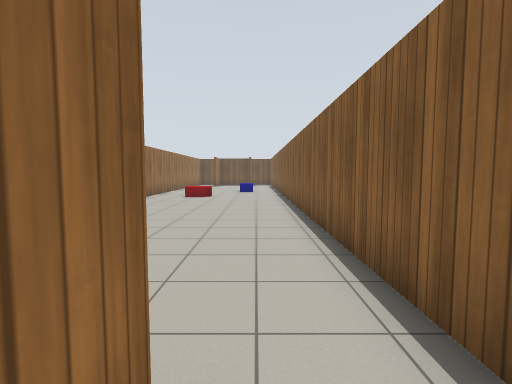
[1] (above)

16 first-person views from a walk through a robot-simulator world made for Gazebo. The camera is 1.2 m above the floor, tilts 4° down and sees 85° across. Floor lines are 1 m apart. The floor is counted in squares, 1 m on a side. Each view is taken from the middle of a square. On the plan, view 1 faces up. The plan holds only what a view shows up to about 12 squares ahead; the rest is blank. Gazebo's built-in surfaces are drawn with simple patterns.

[2]
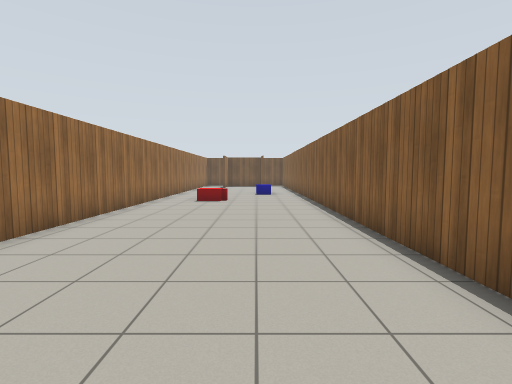

[3]
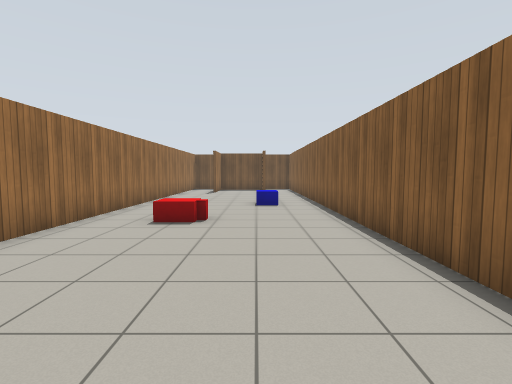

[4]
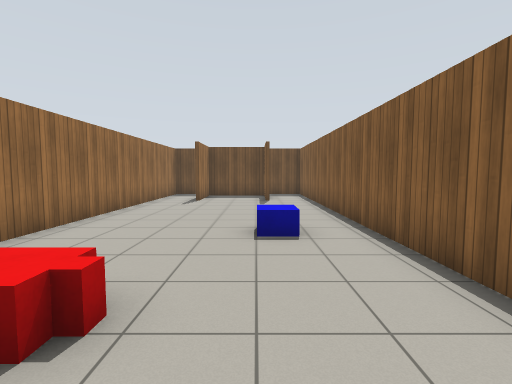

[5]
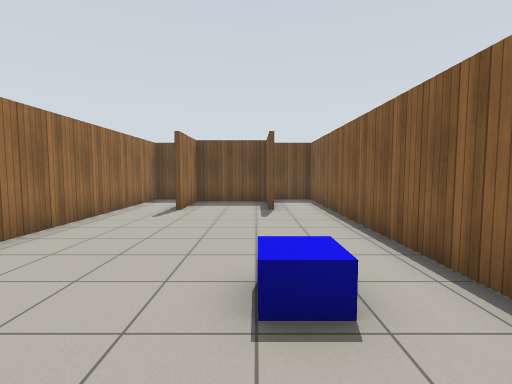

[6]
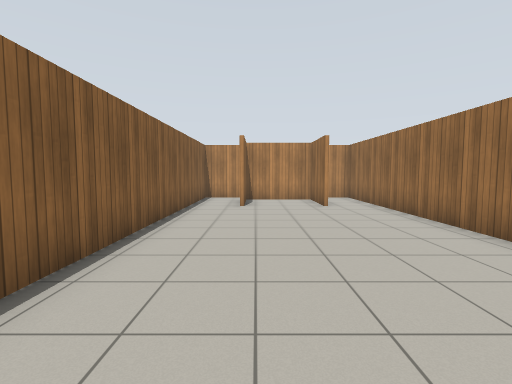

[7]
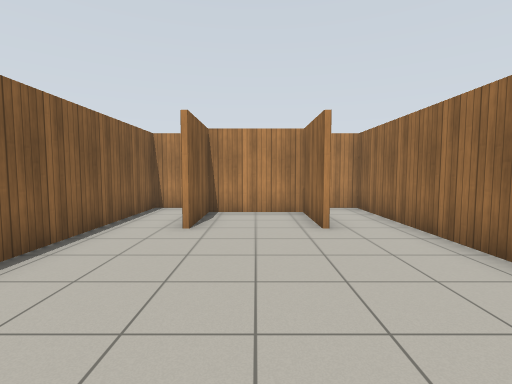

[8]
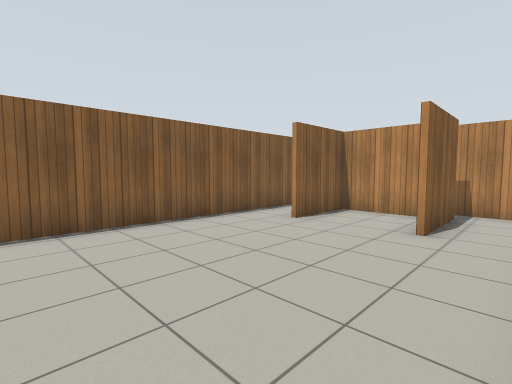

[9]
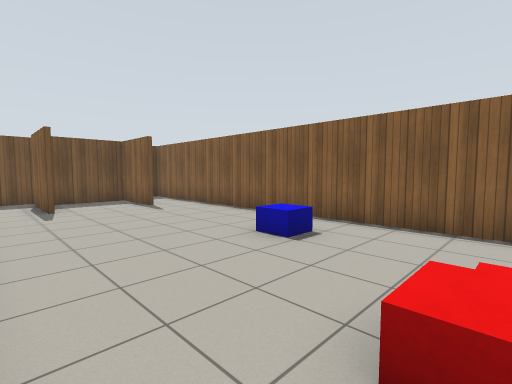

[10]
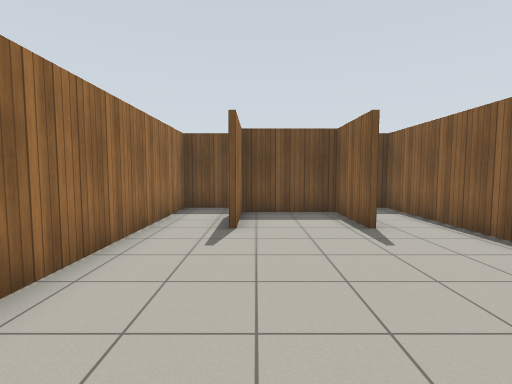

[11]
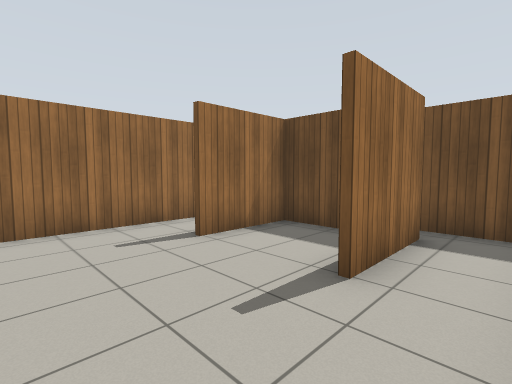

[12]
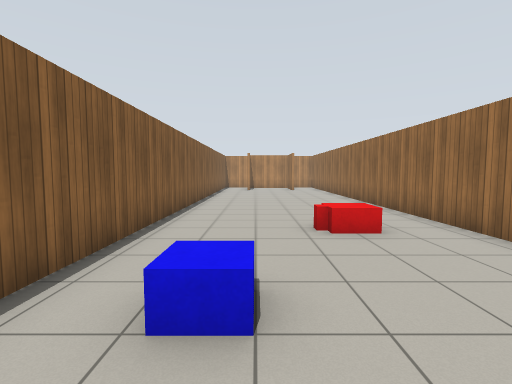

[13]
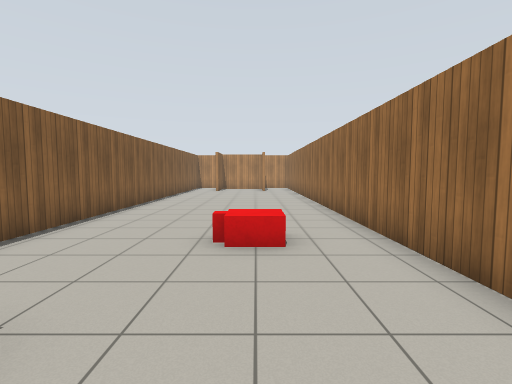

[14]
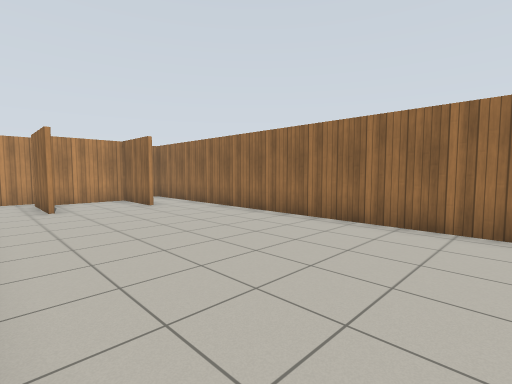

[15]
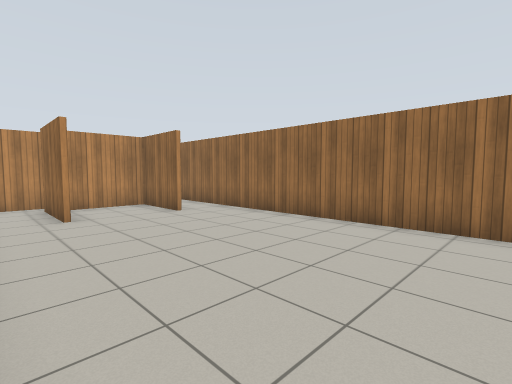

[16]
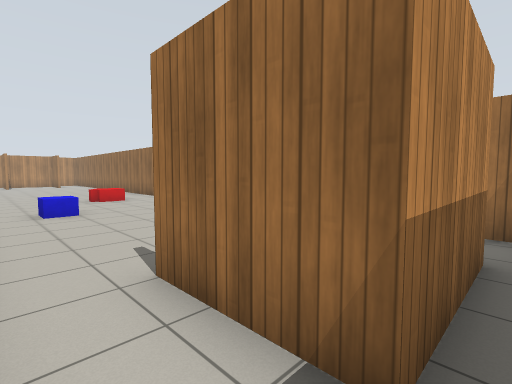

### Floor plan
Ten units are one square. View 1 is at (0, 0); x grows to the right and y downward. Boxes are objects, and circles mark ways between rooms. Rooms are numbered by the first view taken in them; rooms with no view inside come last. Other rooms are left out.
<svg viewBox="-59 -279 78 308">
<path fill="none" stroke="#000" d="M-34 -11 -34 14 -6 14 -6 -11M-4 -11 -4 16M-6 -239 -6 -264 -34 -264 -34 -239M-36 -239 -36 -266M-36 16 -36 -11M-6 24 14 24 14 -274 -7 -274M-4 -266 -4 -239M-54 -264 -54 24 -34 24M-34 -274 -54 -274 -54 -264M-36 -266 -4 -266"/>
<rect x="-35" y="-145" width="10" height="10" fill="#bbb"><title>red box</title></rect>
<rect x="-15" y="-185" width="20" height="20" fill="#bbb"><title>blue box</title></rect>
<circle cx="-10" cy="-270" r="3" fill="#2a7"/>
<circle cx="-50" cy="-270" r="3" fill="#2a7"/>
<text x="-20" y="-120">1</text>
<text x="-30" y="-270">2</text>
</svg>
Room 1 opens to room 2.

Where each view was taken, in squares from view 1:
view 1: 0 up, 0 right, facing up
view 2: 2 up, 1 left, facing up
view 3: 7 up, 1 left, facing up
view 4: 12 up, 1 left, facing up
view 5: 15 up, 1 left, facing up
view 6: 11 up, 1 left, facing down
view 7: 7 up, 2 left, facing down
view 8: 7 up, 5 left, facing down-right
view 9: 14 up, 5 left, facing up-right
view 10: 18 up, 3 left, facing up
view 11: 21 up, 1 right, facing up-left
view 12: 20 up, 1 left, facing down
view 13: 19 up, 3 left, facing down
view 14: 11 up, 1 right, facing down-left
view 15: 9 up, 1 right, facing down-left
view 16: 27 up, 1 right, facing down-left
